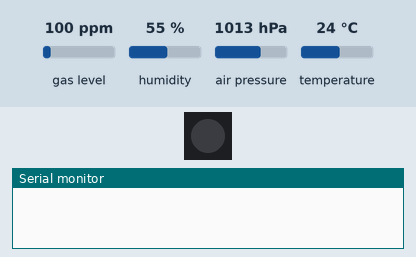
This sketch was run on a simulated ESP32. Shown: 1 RGB LEDs in strip order, left to right, the last lines printed to the serial monitor. The inputs (shaded band) are chosen by the test bench; at power-on: gas level 100 ppm, humidity 55 %, air pressure 1013 hPa, temperature 24 °C. Dim RGB values are drawn brighter than linear; storage starts empty.

Above: at 0.0 s.
At 1.1 s:
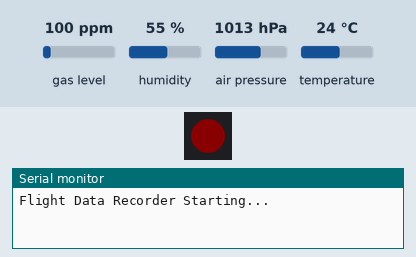
At 2.1 s:
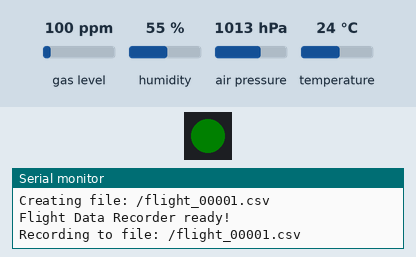
Timing chart, 0 to 3.6 s (numbered marks = the images above):
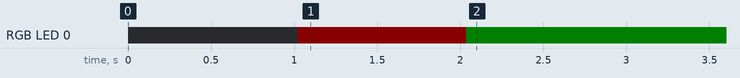

The sketch:

FlightDataRecorder.ino
```cpp
/**
 * Flight Data Recorder
 *
 * This program is used to record the altitude data during the flight. It reads the altitude data
 * from the BMP390 sensor and writes it to the SD card.
 *
 * When the program starts, it will keep reading the altitude data from the BMP390 sensor and
 * write a new file to the SD card every 50ms.
 *
 * The file name will be the current date and time.
 *
 * The file will be a CSV file with the following columns:
 * - Date and time
 * - Altitude
 * - Pressure
 * - Temperature
 */

#include <Wire.h>
#include <SPI.h>
#include <Adafruit_Sensor.h>
#include "Adafruit_BMP3XX.h"
#include "FS.h"
#include "SD_MMC.h"
#include "time.h"
#include <FastLED.h>

// BMP390 sensor configuration
#define SEALEVELPRESSURE_HPA (1013.25)
Adafruit_BMP3XX bmp;

// SD card pins for SDIO interface
const int pin_sdioCLK = 38;
const int pin_sdioCMD = 34;
const int pin_sdioD0 = 39;
const int pin_sdioD1 = 40;
const int pin_sdioD2 = 47;
const int pin_sdioD3 = 33;

// Timing variables
unsigned long lastReadTime = 0;
const unsigned long READ_INTERVAL = 50; // 50ms interval

// Global file name for this session
String dataFileName;
File dataFile;

// Change the prefix to not include the slash
const String FILE_PREFIX = "flight_";  // Remove the leading slash here
const String FILE_EXTENSION = ".csv";

// Add this helper function
String padNumber(int number, int width) {
  String result = String(number);
  while (result.length() < width) {
    result = "0" + result;
  }
  return result;
}

// New function to find the next available file number
int findNextFileNumber() {
  int maxNumber = 0;
  File root = SD_MMC.open("/");
  if (!root) {
    Serial.println("Failed to open root directory");
    return 0;
  }

  Serial.println("Scanning for existing files:");
  File file = root.openNextFile();
  while (file) {
    String fileName = String(file.name());
    Serial.print("Found file: ");
    Serial.println(fileName);

    // Check if this is one of our flight files
    if (fileName.startsWith(FILE_PREFIX) && fileName.endsWith(FILE_EXTENSION)) {
      // Extract the number between prefix and extension
      String numberPart = fileName.substring(FILE_PREFIX.length(),
                                          fileName.length() - FILE_EXTENSION.length());
      Serial.print("Extracted number: ");
      Serial.println(numberPart);

      int currentNumber = numberPart.toInt();
      if (currentNumber > maxNumber) {
        maxNumber = currentNumber;
        Serial.print("New max number: ");
        Serial.println(maxNumber);
      }
    }
    file.close();
    file = root.openNextFile();
  }

  root.close();
  Serial.print("Next file number will be: ");
  Serial.println(maxNumber + 1);
  return maxNumber + 1;
}

// Add LED definitions after other definitions
#define LED_PIN     46
#define COLOR_ORDER GRB
#define CHIPSET     WS2812
#define NUM_LEDS    1
#define BRIGHTNESS  10

CRGB leds[NUM_LEDS];

void setup() {
  delay(1000);

  Serial.begin(115200);

  // #ifdef USB_SERIAL
  // while (!Serial);
  // #endif

  Serial.println("Flight Data Recorder Starting...");

  // Initialize LED first
  FastLED.addLeds<CHIPSET, LED_PIN, COLOR_ORDER>(leds, NUM_LEDS).setCorrection(TypicalLEDStrip);
  FastLED.setBrightness(BRIGHTNESS);

  // Set LED to red during initialization
  leds[0] = CRGB::Red;
  FastLED.show();

  // Initialize BMP390 sensor
  if (!bmp.begin_I2C()) {
    Serial.println("Could not find BMP390 sensor! Check wiring.");
    // Keep LED red if sensor fails
    while (1);
  }

  // Configure BMP390 sensor settings
  bmp.setTemperatureOversampling(BMP3_OVERSAMPLING_8X);
  bmp.setPressureOversampling(BMP3_OVERSAMPLING_4X);
  bmp.setIIRFilterCoeff(BMP3_IIR_FILTER_COEFF_3);
  bmp.setOutputDataRate(BMP3_ODR_50_HZ);

  // Initialize SD card
  if (!SD_MMC.setPins(pin_sdioCLK, pin_sdioCMD, pin_sdioD0, pin_sdioD1, pin_sdioD2, pin_sdioD3)) {
    Serial.println("SD card pin assignment failed!");
    // Keep LED red if SD card fails
    while (1);
  }

  if (!SD_MMC.begin()) {
    Serial.println("SD card initialization failed!");
    // Keep LED red if SD card fails
    while (1);
  }

  // Let voltage settle before file ops
  delay(1000);

  int fileNumber = findNextFileNumber();
  dataFileName = "/" + FILE_PREFIX + padNumber(fileNumber, 5) + FILE_EXTENSION;
  Serial.print("Creating file: ");
  Serial.println(dataFileName);

  dataFile = SD_MMC.open(dataFileName, FILE_WRITE);
  if (!dataFile) {
    Serial.println("Failed to create data file!");
    // Keep LED red if file creation fails
    while (1);
  }

  // Write CSV header
  dataFile.println("Timestamp,Altitude(m),Pressure(hPa),Temperature(C)");
  dataFile.flush();

  // Everything initialized successfully, set LED to green
  leds[0] = CRGB::Green;
  FastLED.show();

  Serial.println("Flight Data Recorder ready!");
  Serial.println("Recording to file: " + dataFileName);
}

String getTimestamp() {
  return String(millis());
}

void recordDataPoint() {
  if (bmp.performReading()) {
    float altitude = bmp.readAltitude(SEALEVELPRESSURE_HPA);
    float pressure = bmp.pressure / 100.0;
    float temperature = bmp.temperature;

    // Write data row
    dataFile.print(getTimestamp());
    dataFile.print(",");
    dataFile.print(altitude);
    dataFile.print(",");
    dataFile.print(pressure);
    dataFile.print(",");
    dataFile.println(temperature);
    dataFile.flush();

    // Data recorded successfully, ensure LED is green
    leds[0] = CRGB::Green;
    FastLED.show();
  } else {
    Serial.println("Failed to read sensor data");
    // Show error with red LED
    leds[0] = CRGB::Red;
    FastLED.show();
  }
}

void loop() {
  unsigned long currentTime = millis();

  // Check if it's time to take a reading
  if (currentTime - lastReadTime >= READ_INTERVAL) {
    recordDataPoint();
    lastReadTime = currentTime;
  }
}
```

Measured:
- by itself, RGB LED 0: off → RGB(10, 0, 0) at 1.0 s, → RGB(0, 5, 0) 1.0 s later
